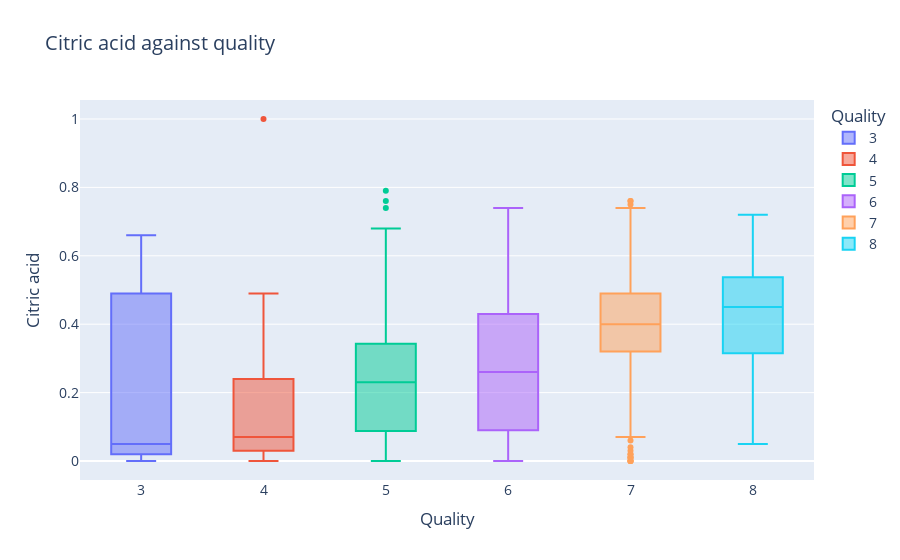

Notebook code for this chart:
### Markdown cell above
#### vs Citric acid

### Code cell
fig=go.Figure(data=boxplot_data(data,'citric acid'))
fig.update_layout(title="Citric acid against quality",
                    xaxis_title="Quality",
                    yaxis_title="Citric acid",
                    legend_title="Quality",
                    font=dict(size=14))
fig.show()

### Figure 1 — Plotly figure (JSON) as saved in the notebook; plotly's stock layout.template omitted (floating-point values rounded to 4 significant figures; data arrays with more than 128 entries replaced by an {"elided": "..."} marker saying what was removed)
{"data": [{"name": "3", "type": "box", "y": [0.66, 0.49, 0, 0.05, 0.05, 0.02]}, {"name": "4", "type": "box", "y": [0.3, 0.15, 0.26, 0.2, 0.04, 1, 0.02, 0.03, 0.03, 0.06, 0.04, 0, 0.49, 0.24, 0.22, 0.01, 0.48, 0.04, 0.24, 0.07, 0.44, 0.24, 0.19, 0.03, 0.05, 0, 0, 0, 0.4, 0.09, 0, 0.08, 0.03]}, {"name": "5", "type": "box", "y": {"elided": "433 float values"}}, {"name": "6", "type": "box", "y": {"elided": "409 float values"}}, {"name": "7", "type": "box", "y": [0, 0.02, 0.56, 0.28, 0.16, 0.47, 0.74, 0.04, 0.44, 0.47, 0.32, 0.68, 0.09, 0.39, 0.66, 0.01, 0.53, 0.54, 0.66, 0.66, 0.66, 0.53, 0.76, 0.66, 0.53, 0.03, 0.47, 0.76, 0.01, 0.63, 0.5, 0.51, 0.73, 0.42, 0.63, 0.46, 0.75, 0.64, 0.49, 0.49, 0.3, 0.59, 0.44, 0, 0.39, 0, 0.34, 0.28, 0.35, 0.34, 0.47, 0.4, 0.39, 0.1, 0.06, 0.36, 0.38, 0.49, 0.4, 0.49, 0.58, 0.48, 0.45, 0.4, 0.48, 0.12, 0.41, 0.32, 0.3, 0.32, 0.33, 0.34, 0.4, 0.45, 0.4, 0.01, 0.34, 0.34, 0.41, 0.42, 0.53, 0.57, 0.08, 0.53, 0.45, 0.68, 0.68, 0.4, 0.54, 0.36, 0.41, 0.27, 0.35, 0.34, 0.07, 0.35, 0.45, 0.51, 0.18, 0.42, 0.39, 0.37, 0.36, 0.46, 0.43, 0, 0.39, 0.36, 0.33, 0.16, 0.32, 0.44, 0.02, 0.35, 0.32, 0.11, 0.11, 0.09, 0.14, 0.43, 0.17, 0.44]}, {"name": "8", "type": "box", "y": [0.46, 0.45, 0.05, 0.72, 0.67, 0.56, 0.53, 0.24, 0.5, 0.54, 0.34, 0.39, 0.33, 0.31, 0.3]}], "layout": {"font": {"size": 14}, "legend": {"title": {"text": "Quality"}}, "title": {"text": "Citric acid against quality"}, "xaxis": {"title": {"text": "Quality"}}, "yaxis": {"title": {"text": "Citric acid"}}}}
